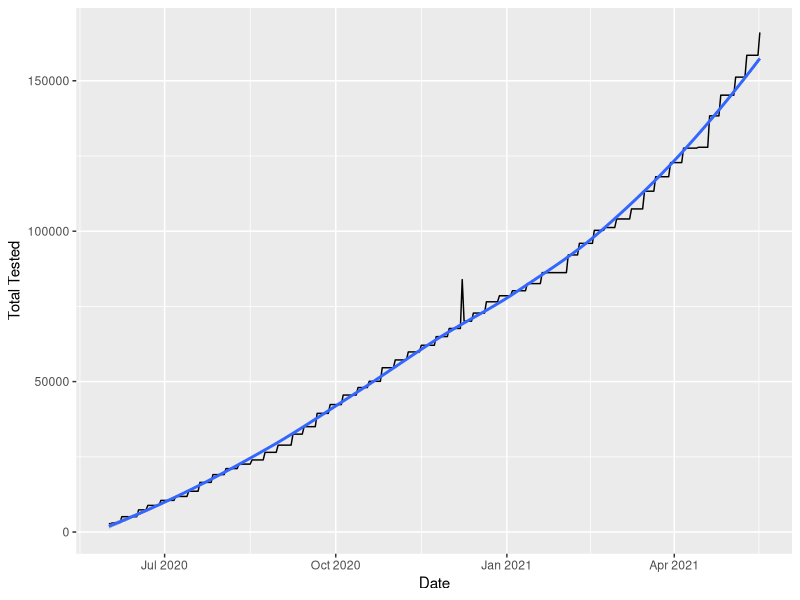
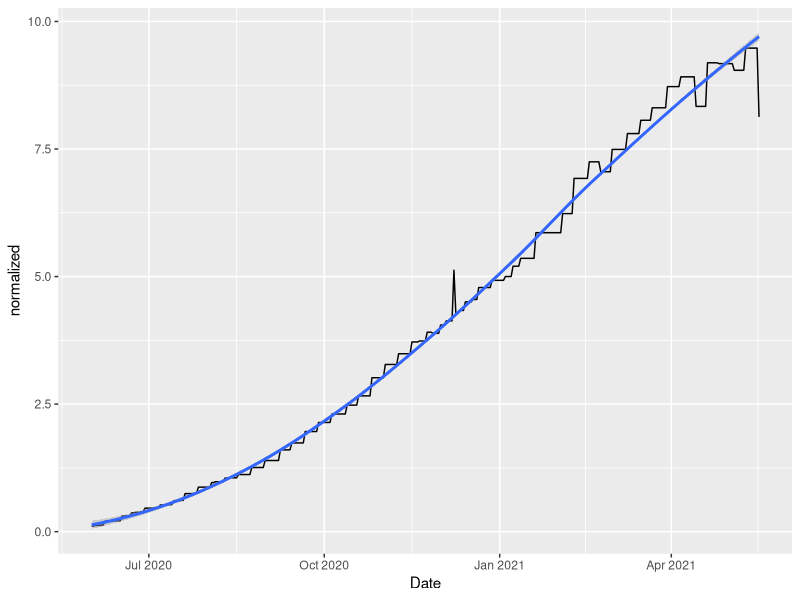

Reproduce these figures in R, in order.
## ---- chunk 1
library(tidyverse)
library(ggplot2)
library(readr)
## ---- chunk 2

covid_summaries <- read_csv("../data/covid_summaries.csv", 
    col_types = cols(Date = col_date(format = "%m/%d/%Y")))
View(covid_summaries)
## ---- chunk 3
covid_summaries <- covid_summaries %>% 
  drop_na() 

## ---- chunk 4
covid_summaries <- covid_summaries %>% 
  mutate(normalized = `Total Tested`/`Total Detained`)
## ---- chunk 5
ggplot(covid_summaries) +
 aes(x = Date, y = `Total Tested`) +
 geom_line()+
  geom_smooth()
## ---- chunk 6
ggplot(covid_summaries) +
 aes(x = Date, y = `normalized`) +
 geom_line()+
  geom_smooth()
